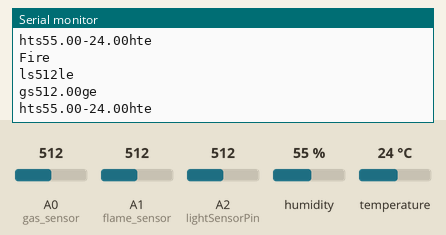
Simulated run of this sketch. Board: Arduino Uno, built with avr-gcc and run on an emulated ATmega328P. Parts: the last lines printed to the serial monitor. Inputs (shaded band) come from the test bench; at power-on: A0 (gas_sensor) = 512, A2 (lightSensorPin) = 512, A1 (flame_sensor) = 512, humidity 55 %, temperature 24 °C.

Above: at 2.8 s.
2.9 s: A0 (gas_sensor) set to 110
At 4.0 s:
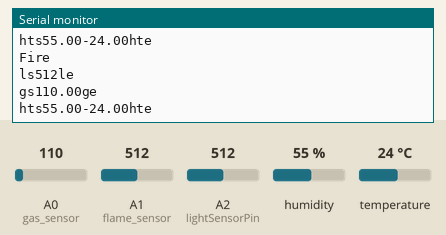
4.4 s: A0 (gas_sensor) set to 95
At 5.5 s:
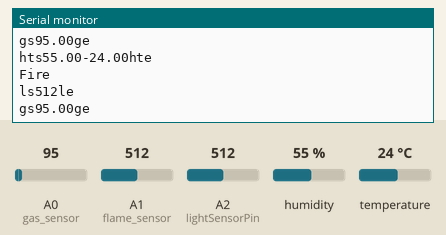
10.4 s: A2 (lightSensorPin) set to 106
At 11.5 s:
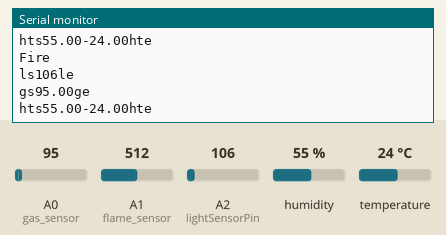
16.4 s: A2 (lightSensorPin) set to 92
At 17.5 s:
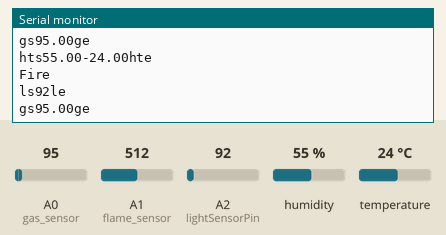
Timing chart, 0 to 19.4 s (numbered marks = the images above; inputs shaded):
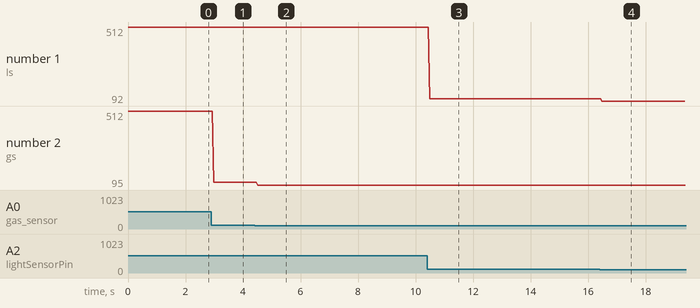

The sketch:

Integrated.ino
```cpp
#include <Adafruit_Sensor.h>
#include <DHT.h>


#define DHTPIN 3
#define DHTTYPE DHT22

DHT dht(DHTPIN,DHTTYPE);
/**
 * will try to read from several sensors
 *
 */

float gas_sensor = A0;
float flame_sensor = A1;
float temp ;
float hum ;
int i = 0 ; // use the i as the indicator to determin read from which digil output or analogue out
const int flameSensorMin = 0;
const int flameSensorMax = 1024;
int lightSensorPin = A2;
int lightSensorValue = 0 ;

void setup() {
  // put your setup code here, to run once:
  pinMode(gas_sensor,INPUT);
  Serial.begin(9600);
}

void loop() {
  // put your main code here, to run repeatedly:
  if(i >= 10000) {
    i = 0 ;// avoid overflow
  }

  if(i % 4==1) {
    Serial.print("gs");
    Serial.print(readGasSensor());
    Serial.println("ge");
  } else if(i%4==2)  {
    hum = dht.readHumidity();
    temp = dht.readTemperature();
    Serial.print("hts");
    Serial.print(hum);
    Serial.print("-");
    Serial.print(temp);
    Serial.println("hte");
  } else if(i%4==3){
    int range = detectFire();
    if(range == 0 || range ==1) {
      Serial.println("Fire");
    } else {
      Serial.println("No F");
    }
  } else {
    lightSensorValue = analogRead(lightSensorPin);
    Serial.print("ls");
    Serial.print(lightSensorValue);
    Serial.println("le");

  }
  i++;
}

float readGasSensor() {
  float gas_value=analogRead(gas_sensor);
  return gas_value;
}

int detectFire(){
  int flameSensorReading = analogRead(flame_sensor);
  int range = map(flameSensorReading,flameSensorMin,flameSensorMax,0,3);
  return range;
}
```

Measured:
- the behaviour switches between 100 and 99 on A0 (gas_sensor) (found by bisection; images 1 and 2)
- the behaviour switches between 100 and 99 on A2 (lightSensorPin) (found by bisection; images 3 and 4)
- after the input at 2.9 s, the serial monitor: prints a new line after 0.08 s (image 1)
- after the input at 4.4 s, the serial monitor: prints a new line after 0.11 s (image 2)
- after the input at 10.4 s, the serial monitor: prints a new line after 0.09 s (image 3)
- after the input at 16.4 s, the serial monitor: prints a new line after 0.08 s (image 4)
- plotted number 1: 512 → 106 after the input at 10.4 s, 106 → 92 after the input at 16.4 s
- plotted number 2: 512 → 110 after the input at 2.9 s, 110 → 95 after the input at 4.4 s
